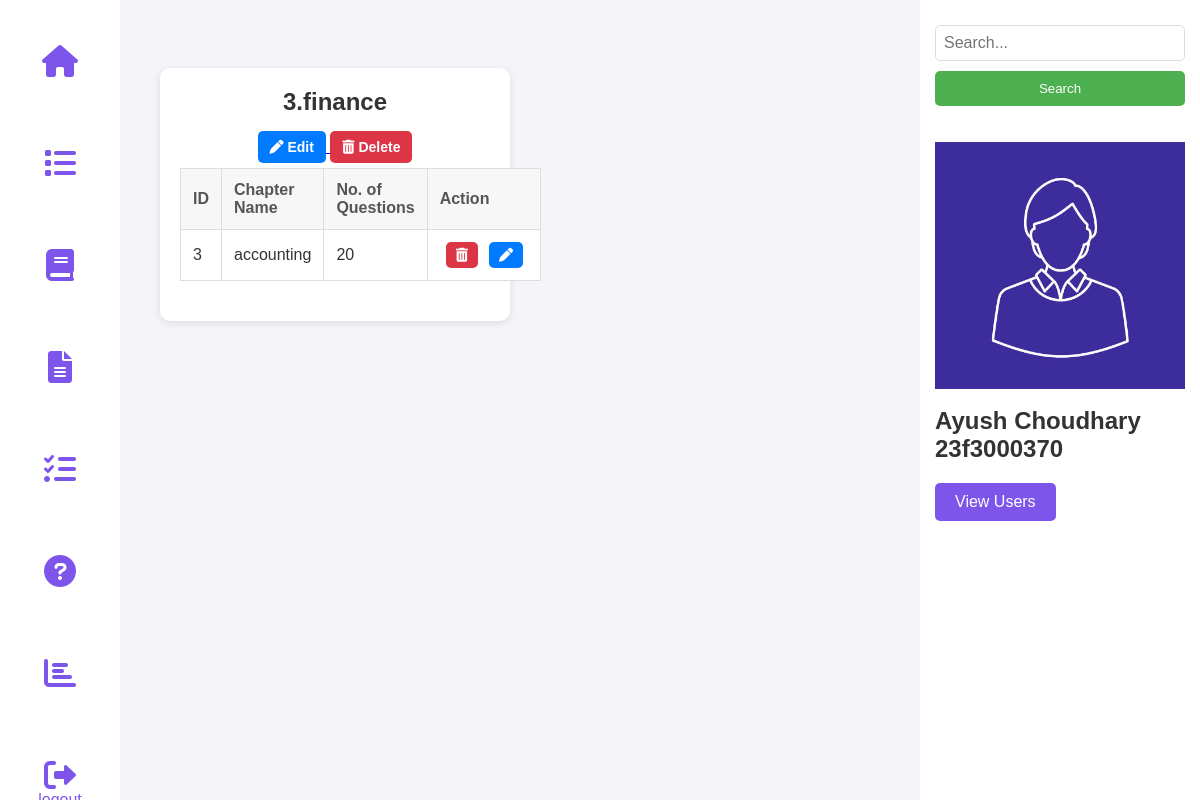
/admin_dashboard (signed in), run on an earlier commit of the app's database.
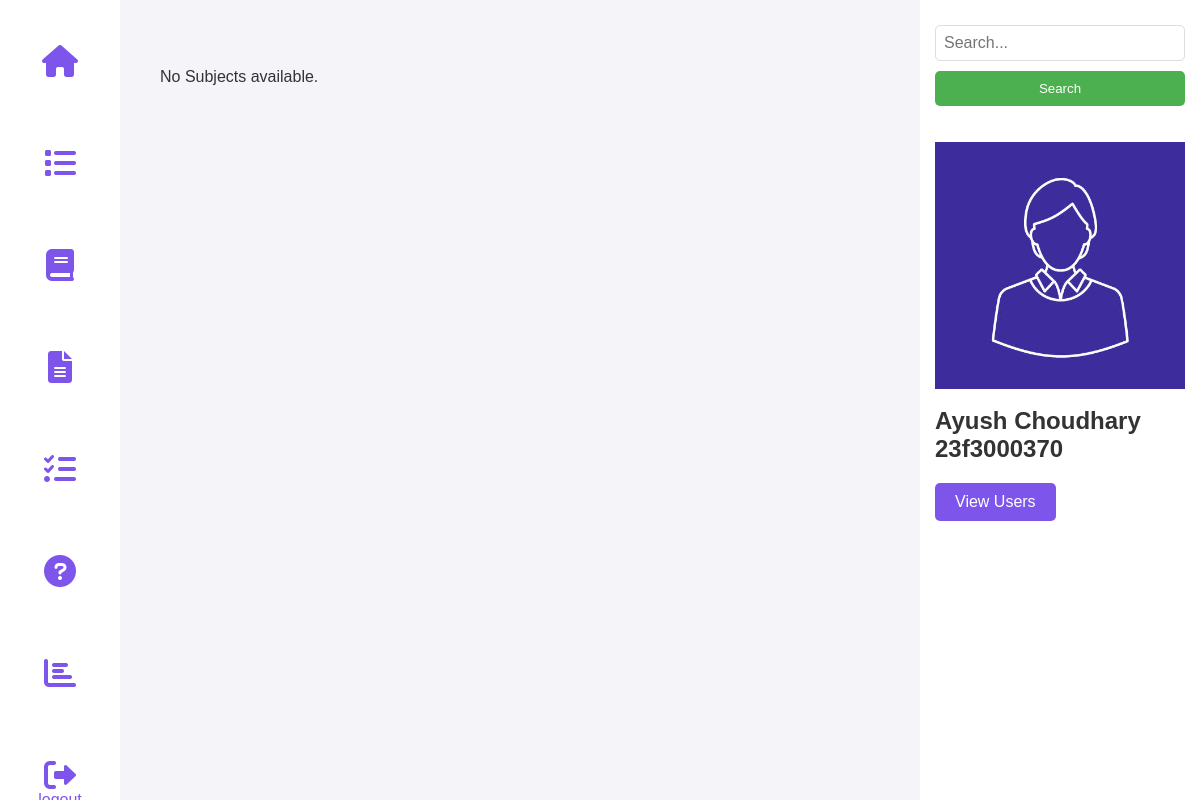
And on a later commit of the database.
### tables this page shows
CREATE TABLE SUBJECTS(
    id INTEGER PRIMARY KEY AUTOINCREMENT,
    subject_name TEXT NOT NULL
    );

CREATE TABLE CHAPTERS(
    id INTEGER PRIMARY KEY AUTOINCREMENT,
    chapter_name TEXT NOT NULL,
    subject_id INTEGER NOT NULL,
    no_of_question INTEGER NOT NULL,
    FOREIGN KEY(subject_id) REFERENCES SUBJECTS(id) on DELETE CASCADE ON UPDATE CASCADE
    );

### controllers/admin.py (the view)
@admin_bp.route('/admin_dashboard')
def admin_dashboard():
    if 'admin' not in session:
        return redirect(url_for('auth.admin_login'))
    conn = get_db_connection()
    cursor = conn.cursor()
    cursor.execute("SELECT * FROM SUBJECTS")
    subjects = cursor.fetchall()
    cursor.execute("SELECT id, chapter_name, subject_id, no_of_question FROM CHAPTERS")
    chapters = cursor.fetchall()
    conn.close()
    subject_dict = {sub[0]: {"id": sub[0], "name": sub[1], "chapters": []} for sub in subjects}
    for chap in chapters:
        subject_id = chap[2]
        if subject_id in subject_dict:
            subject_dict[subject_id]["chapters"].append({
                "id": chap[0],
                "name": chap[1],
                "no_of_question": chap[3]
            })
    return render_template('admin/admin_dashboard.html', subjects=subject_dict.values())

### models/setup_db.py (called while the page is built)
def get_db_connection():
    try:
        conn = sqlite3.connect(DB_PATH)
        conn.execute("PRAGMA foreign_keys = ON;")
        return conn
    except sqlite3.Error as e:
        print(f"❌ Database connection failed: {e}")
        return None

### templates/admin/admin_dashboard.html (shortened to what this page needs)
<!DOCTYPE html>
<html lang="en">
<head>
  <link rel="stylesheet" href="https://cdnjs.cloudflare.com/ajax/libs/font-awesome/6.0.0/css/all.min.css">
  <link rel="stylesheet" href="{{ url_for('static', filename='admin.css') }}">
</head>
<body>
  <nav class="nav">
    <div class="nav-left">
      <a href="{{ url_for('admin.admin_dashboard') }}"><button class="nav-button"><i
            class="fas fa-home fa-2x"></i></button></a>
      <a href="{{ url_for('admin.view_quiz') }}"><button class="nav-button"><i
            class="fas fa-list fa-2x"></i></button></a>
      <a href="{{ url_for('admin.add_subject') }}"><button class="nav-button"><i
            class="fas fa-book fa-2x"></i></button></a>
      <a href="{{ url_for('admin.add_chapter') }}"><button class="nav-button"><i
            class="fas fa-file-alt fa-2x"></i></button></a>
      <a href="{{ url_for('admin.add_quiz') }}"><button class="nav-button"><i
            class="fas fa-tasks fa-2x"></i></button></a>
      <a href="{{ url_for('admin.add_question') }}"><button class="nav-button"><i
            class="fas fa-question-circle fa-2x"></i></button></a>
      <a href="{{ url_for('admin.admin_summary') }}"><button class="nav-button"><i
            class="fas fa-chart-bar fa-2x"></i></button></a>
      <a href="{{ url_for('auth.logout') }}"><button class="nav-button"><i
            class="fas fa-sign-out-alt fa-2x"></i>logout</button></a>
    </div>
  </nav>
  <nav class="nav2">
    <div class="nav-right">
      <form method="GET" action="{{ url_for('admin.search_admin') }}">
        <input type="text" name="query" class="search-bar" placeholder="Search...">
        <button type="submit" class="search-button">Search</button>
      </form>
      <br><br>
      <img src="{{ url_for('static', filename='profile.png') }}" alt="Admin Profile" class="profile">
      <br>
      <h1>Ayush Choudhary</h1>
      <h2>23f3000370</h2>
      <a href="{{ url_for('admin.view_users') }}"><button class="back-button">View Users</button></a>
    </div>
  </nav>
  <div class="container2">
    {% for subject in subjects %}
    <div class="quiz-box">
      <h1>{{subject.id}}.{{ subject.name }}</h1>
      <a href="{{ url_for('admin.edit_subject', subject_id=subject.id) }}">
        <button class="edit-btn"><i class="fas fa-pen"></i> Edit</button>
      </a>
      <a href="{{ url_for('admin.delete_subject', subject_id=subject.id) }}" class="delete-button">
        <i class="fas fa-trash-alt"></i> Delete
      </a>
      <table border="1">
        <thead>
          <tr>
            <th>ID</th>
            <th>Chapter Name</th>
            <th>No. of Questions</th>
            <th>Action</th>
          </tr>
        </thead>
        <tbody>
          {% for chapter in subject.chapters %}
          <tr>
            <td>{{ chapter.id }}</td>
            <td>{{ chapter.name }}</td>
            <td>{{ chapter.no_of_question }}</td>
            <td>
              <div class="button-group">
                <br>
                <a href="{{ url_for('admin.delete_chapter', chapter_id=chapter.id) }}" class="delete-button">
                  <i class="fas fa-trash-alt"></i>
                </a>
                <a href="{{ url_for('admin.edit_chapter', chapter_id=chapter.id) }}" class="edit-btn">
                  <i class="fas fa-pen"></i>
                </a>
              </div>
            </td>
          </tr>
          {% else %}
          <tr>
            <td colspan="4">No chapters available</td>
          </tr>
          {% endfor %}
        </tbody>
      </table>
    </div>
    {% else %}
    <p>No Subjects available.</p>
    {% endfor %}
  </div>
</body>
</html>

What changed in the data, as far as the page shows it:
removed SUBJECTS: id "3", name "finance"
removed CHAPTERS: id "3", name "accounting", no_of_question "20"
Also different on the page:
text now shown: "No Subjects available."
